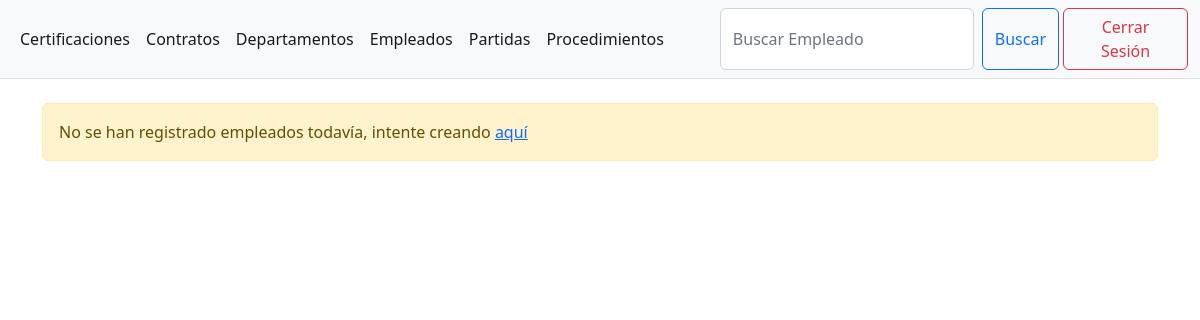
Before: /employee/ (signed in) with the older database file.
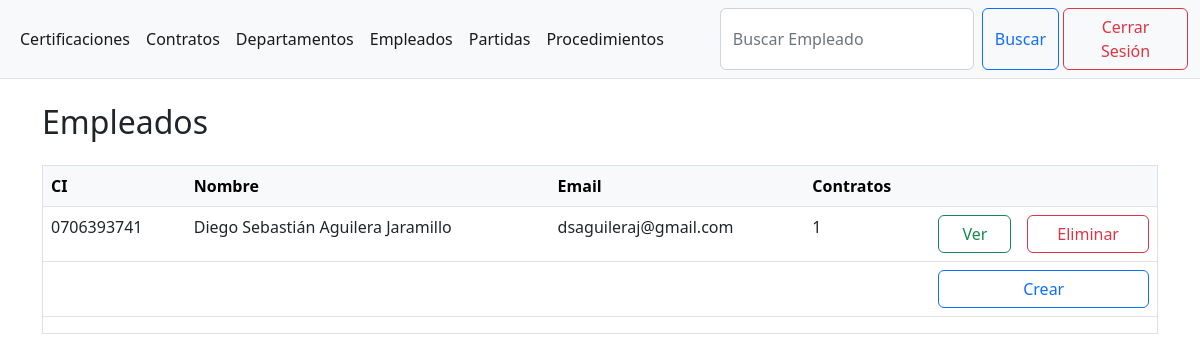
After: the same page with the newer database file.
### apps/employee/models.py (models this page shows, shortened)
class Employee(models.Model):
    ci = models.CharField(primary_key=True, max_length=10)
    first_name = models.CharField(max_length=20)
    middle_name = models.CharField(max_length=20)
    first_last_name = models.CharField(max_length=20)
    middle_last_name = models.CharField(max_length=20)
    email = models.EmailField(max_length=100, unique=True)
    user = models.CharField(max_length=50, unique=True)
    @property
    def full_name(self) -> str:
        return f"{self.first_name} {self.middle_name} {self.first_last_name} {self.middle_last_name}"
    class Meta:
        ordering = ["first_last_name", "middle_last_name",
                    "first_name", "middle_name", "ci"]

### apps/employee/views.py (the view, shortened to what this page needs)
# urls.py: path("", views.list_employee, name="list"),
def list_employee(request: HttpRequest) -> HttpResponse:
    object_list = Employee.objects.all()
    paginator = Paginator(object_list, 50)
    page_number = request.GET.get("page")
    page_obj = paginator.get_page(page_number)
    context = {"page_obj": page_obj}
    query = request.GET.get("q", "").strip()
    return render(request, "employee/list.html", context)

### templates/employee/list.html (shortened to what this page needs)
{% extends 'base.html' %}
{% block form %}
  <form action="{% url 'employee:list' %}" class="d-inline-flex w-100" role="search">
    <input name="q" class="form-control me-2" type="search" placeholder="Buscar Empleado" />
    <button class="btn btn-outline-primary" type="submit">Buscar</button>
  </form>
{% endblock %}
{% block body %}
  {% if page_obj %}
    <ol class="breadcrumb">
      <li class="breadcrumb-item h2" aria-current="page">Empleados</li>
    </ol>
    <div class="table-responsive-xxl border">
      <table class="table table-hover">
        <thead class="table-light">
          <tr>
            <th>CI</th>
            <th>Nombre</th>
            <th>Email</th>
            <th>Contratos</th>
            <th colspan="2"></th>
          </tr>
        </thead>
        <tbody>
          {% for object in page_obj %}
            <tr>
              <td>{{ object.ci }}</td>
              <td>{{ object.full_name }}</td>
              <td>{{ object.email }}</td>
              <td>{{ object.contract_set.count }}</td>
              <td>
                <a href="{% url 'employee:detail' object.pk %}" class="btn btn-outline-success w-100">Ver</a>
              </td>
              <td>
                <a href="{% url 'employee:delete' object.pk %}" class="btn btn-outline-danger w-100">Eliminar</a>
              </td>
            </tr>
          {% endfor %}
        </tbody>
        <tfoot>
          <tr>
            <th colspan="4" class="text-end"></th>
            <th colspan="2">
              <a href="{% url 'employee:create' %}" class="btn btn-outline-primary w-100">Crear</a>
            </th>
          </tr>
        </tfoot>
      </table>
    </div>
  {% else %}
    {% if not message and not ProtectedError and not IntegrityError and not Exception %}
      <div class="alert alert-warning mt-3" role="alert">
        No se han registrado empleados todavía, intente creando <a href="{% url 'employee:create' %}">aquí</a>
      </div>
    {% endif %}
  {% endif %}
{% endblock %}

Changed rows visible on the page:
added Employee: ci "0706393741", full_name "Diego Sebastián Aguilera Jaramillo", email "dsaguileraj@gmail.com", contract_set.count "1"
Other visible differences:
text no longer shown: "No se han registrado empleados todavía, intente creando aquí"
text now shown: "Empleados CI Nombre Email Contratos Crear"
